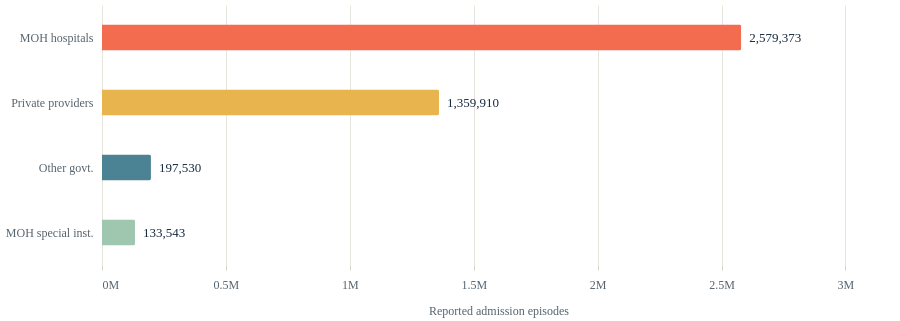

The specification (Vega-Lite) saved for this image:
### Vega-Lite specification from a JSON file in a GitHub repository (floating-point values rounded to 4 significant figures)
{"$schema": "https://vega.github.io/schema/vega-lite/v6.json", "width": 900, "background": "transparent", "autosize": {"type": "fit-x", "contains": "padding", "resize": true}, "config": {"font": "DM Sans", "view": {"stroke": null}, "axis": {"labelFontSize": 12, "titleFontSize": 12, "titleFontWeight": "normal", "labelColor": "#56636d", "titleColor": "#56636d", "gridColor": "#e7e4de", "domain": false, "tickColor": "#d6d3cb", "labelPadding": 9, "titlePadding": 15}, "legend": {"labelFontSize": 12, "titleFontSize": 12, "labelColor": "#56636d", "titleColor": "#56636d", "orient": "top", "direction": "horizontal", "title": null}, "text": {"font": "DM Sans"}}, "height": 260, "data": {"values": [{"provider": "MOH hospitals", "admissions": 2579373, "year": 2024, "coverage": "97.94% MOH submission", "value": 2579373}, {"provider": "Private-sector providers", "admissions": 1359910, "year": 2024, "coverage": "82.33% private response", "value": 1359910}, {"provider": "Other government hospitals", "admissions": 197530, "year": 2024, "coverage": "Separate non-MOH returns", "value": 197530}, {"provider": "MOH special institutions", "admissions": 133543, "year": 2024, "coverage": "97.94% MOH submission", "value": 133543}]}, "encoding": {"y": {"field": "provider", "type": "nominal", "sort": ["MOH hospitals", "Private-sector providers", "Other government hospitals", "MOH special institutions"], "axis": {"title": null, "ticks": false, "labelFontSize": 12, "labelLimit": 200, "labelExpr": "datum.label === 'Other government hospitals' ? 'Other govt.' : datum.label === 'Private-sector providers' ? 'Private providers' : datum.label === 'MOH special institutions' ? 'MOH special inst.' : datum.label"}}, "x": {"field": "value", "type": "quantitative", "scale": {"domain": [0, 3200000]}, "axis": {"title": "Reported admission episodes", "format": "~s", "tickCount": 5}}, "tooltip": [{"field": "provider", "title": "Provider group"}, {"field": "admissions", "format": ",", "title": "Reported admissions"}, {"field": "coverage", "title": "Reporting coverage"}]}, "layer": [{"mark": {"type": "bar", "height": 26, "cornerRadiusEnd": 2}, "encoding": {"color": {"field": "provider", "type": "nominal", "legend": null, "scale": {"domain": ["MOH hospitals", "Private-sector providers", "Other government hospitals", "MOH special institutions"], "range": ["#f36c4f", "#e8b44e", "#4b8294", "#9fc6ae"]}}}}, {"mark": {"type": "text", "align": "left", "dx": 8, "fontSize": 13, "color": "#172B42"}, "encoding": {"text": {"field": "value", "format": ","}}}], "params": [{"name": "hoveredState", "value": ""}], "usermeta": {"export": {"generator": "admissionsBarChartSpec", "arguments": [900, false], "chartId": "admissions", "note": "Count/share toggle requires React. Hover emphasis is driven by the website; hoveredState starts empty. Tooltip definitions are retained. Width is a fixed snapshot; page layout and fonts are supplied by the host."}}}
